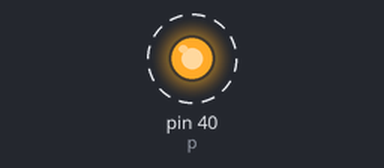
This program was run on a simulated Raspberry Pi (header pin numbers). Parts: output pins drawn as LEDs (lit = HIGH). Dashed ring = blinking. What the program prints to the terminal is not drawn.

Above: at 0.2 s.
Timing chart, 0 to 3.0 s (numbered marks = the images above):
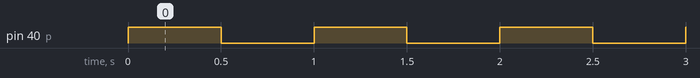

Measured:
- by itself, pin 40 (p): alternates HIGH for 0.50 s and LOW for 0.50 s

The program:

pwm_gpio.py
```python
#!/usr/bin/env python3
#-*- coding: utf-8 -*-

# File Name: pwm_gpio.py
# Author: Feng
# Created Time: Fri Aug  3 21:06:55 2018
# Content:
import RPi.GPIO as GPIO

GPIO.setmode(GPIO.BOARD)
GPIO.setup(40, GPIO.OUT)

p = GPIO.PWM(40, 1)
p.start(50)
input("Press any key to stop :")
p.stop()

GPIO.cleanup()
```
